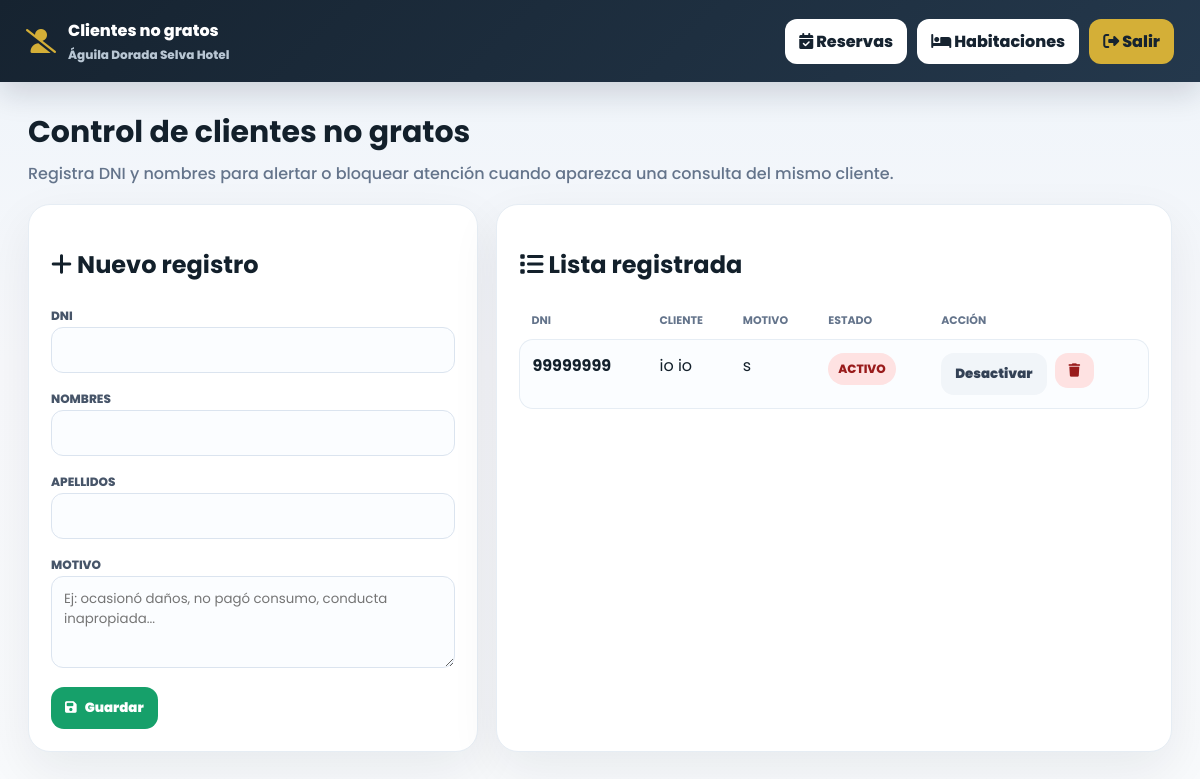
Screenshot of /views/clientes_no_gratos.php (signed in) with the database file from the repository.
### tables this page shows
CREATE TABLE `hoteles` (
  `id_hotel` int(11) NOT NULL,
  `id_plan` int(11) DEFAULT NULL,
  `ruc` varchar(20) NOT NULL,
  `razon_social` varchar(180) NOT NULL,
  `nombre_comercial` varchar(140) NOT NULL,
  `slug` varchar(90) NOT NULL,
  `gestion_por_habitacion` tinyint(1) NOT NULL DEFAULT 0,
  `direccion` varchar(220) DEFAULT NULL,
  `email` varchar(120) DEFAULT NULL,
  `whatsapp` varchar(30) DEFAULT NULL,
  `fecha_inicio_plan` date NOT NULL,
  `fecha_fin_plan` date NOT NULL,
  `estado` enum('ACTIVO','VENCIDO','SUSPENDIDO') NOT NULL DEFAULT 'ACTIVO',
  `fecha_registro` timestamp NULL DEFAULT current_timestamp()
);

CREATE TABLE `clientes_no_gratos` (
  `id_no_grato` int(11) NOT NULL,
  `id_hotel` int(11) NOT NULL,
  `dni` varchar(20) NOT NULL,
  `nombres` varchar(100) NOT NULL,
  `apellidos` varchar(100) DEFAULT NULL,
  `motivo` text NOT NULL,
  `estado` enum('ACTIVO','INACTIVO') NOT NULL DEFAULT 'ACTIVO',
  `fecha_registro` timestamp NULL DEFAULT current_timestamp()
);

### config/auth.php (called while the page is built, shortened)
<?php
function normalizar_rol($rol) {
    $rol = strtolower(trim((string)$rol));
    $aliases = [
        'recepcion' => 'recepcionista',
        'recepción' => 'recepcionista',
        'admin' => 'admin_hotel'
    ];
    return $aliases[$rol] ?? $rol;
}
?>

### views/clientes_no_gratos.php (the view, shortened to what this page needs)
<?php
require_once '../config/auth.php';
$db = (new Database())->connect();
$idHotel = (int)id_hotel_actual();
$esRecepcionista = (normalizar_rol($_SESSION['usuario']['rol'] ?? '') === 'recepcionista');
$stmtHotel = $db->prepare("SELECT nombre_comercial FROM hoteles WHERE id_hotel=? LIMIT 1");
$stmtHotel->execute([$idHotel]);
$hotel = $stmtHotel->fetch(PDO::FETCH_ASSOC) ?: [];
$stmt = $db->prepare("SELECT * FROM clientes_no_gratos WHERE id_hotel=? ORDER BY estado ASC, fecha_registro DESC");
$stmt->execute([$idHotel]);
$rows = $stmt->fetchAll(PDO::FETCH_ASSOC);
?>
<!doctype html><html lang="es"><head><meta charset="utf-8"><meta name="viewport" content="width=device-width,initial-scale=1"><title>Clientes no gratos | CRM Hoteles</title>
<link href="https://fonts.googleapis.com/css2?family=Poppins:wght@400;500;600;700;800&display=swap" rel="stylesheet"><link rel="stylesheet" href="https://cdnjs.cloudflare.com/ajax/libs/font-awesome/6.4.0/css/all.min.css">
</head><body>
<header class="header"><div class="brand"><i class="fa-solid fa-user-slash"></i><div>Clientes no gratos<small><?=htmlspecialchars($hotel['nombre_comercial'] ?? 'Hotel')?></small></div></div><nav class="nav"><a href="recepcion.php"><i class="fa-solid fa-calendar-check"></i> Reservas</a><?php if(!$esRecepcionista): ?><a href="habitaciones.php"><i class="fa-solid fa-bed"></i> Habitaciones</a><?php endif; ?><a class="gold" href="logout.php"><i class="fa-solid fa-right-from-bracket"></i> Salir</a></nav></header>
<main class="wrap"><section class="hero"><h1>Control de clientes no gratos</h1><p>Registra DNI y nombres para alertar o bloquear atención cuando aparezca una consulta del mismo cliente.</p></section>
<div class="grid"><section class="card"><h2><i class="fa-solid fa-plus"></i> Nuevo registro</h2><form method="post" autocomplete="off"><input type="hidden" name="accion" value="crear"><div class="field"><label>DNI</label><input id="dni-no-grato" name="dni" maxlength="12" required autocomplete="off" inputmode="numeric" oninput="this.value=this.value.replace(/[^0-9]/g,'')"><div id="dni-hint" class="hint"></div></div><div class="field"><label>Nombres</label><input id="nombres-no-grato" name="nombres" required autocomplete="off"></div><div class="field"><label>Apellidos</label><input id="apellidos-no-grato" name="apellidos" autocomplete="off"></div><div class="field"><label>Motivo</label><textarea name="motivo" required placeholder="Ej: ocasionó daños, no pagó consumo, conducta inapropiada..."></textarea></div><button class="btn green" type="submit"><i class="fa-solid fa-floppy-disk"></i> Guardar</button></form></section>
<section class="card"><h2><i class="fa-solid fa-list"></i> Lista registrada</h2><div class="table-wrap"><table><thead><tr><th>DNI</th><th>Cliente</th><th>Motivo</th><th>Estado</th><th>Acción</th></tr></thead><tbody><?php foreach($rows as $r): ?><tr><td><b><?=htmlspecialchars($r['dni'])?></b></td><td><?=htmlspecialchars(trim($r['nombres'].' '.$r['apellidos']))?></td><td><?=htmlspecialchars($r['motivo'])?></td><td><span class="badge <?=($r['estado']==='ACTIVO'?'':'off')?>"><?=htmlspecialchars($r['estado'])?></span></td><td class="actions"><form method="post" autocomplete="off"><button class="btn gray" type="submit"><?=$r['estado']==='ACTIVO'?'Desactivar':'Activar'?></button></form><?php if(!$esRecepcionista): ?><form method="post" onsubmit="return confirm('¿Eliminar este registro?')"><button class="btn red" type="submit"><i class="fa-solid fa-trash"></i></button></form><?php endif; ?></td></tr><?php endforeach; ?></tbody></table></div></section></div></main>
</body></html>

### views/clientes_no_gratos.php (style rules this page uses)
:root { --nav:#162330;--gold:#d4af37;--bg:#f4f7fb;--text:#13202b;--muted:#64748b;--line:#e6edf4;--green:#16a06a;--red:#ef4444;--blue:#2563eb }
* { box-sizing:border-box }
body { font-family:Poppins,Arial;background:linear-gradient(180deg,#eef4fa 0,#f7f8fb 45%,#f8fafc 100%);margin:0;color:var(--text) }
.header { background:linear-gradient(135deg,#162330,#24384c);color:white;padding:18px 26px;display:flex;justify-content:space-between;align-items:center;gap:18px;box-shadow:0 12px 30px #0f172a26;position:sticky;top:0;z-index:10 }
.brand { font-weight:800;display:flex;align-items:center;gap:12px }
.brand i { color:var(--gold);font-size:24px }
.brand small { display:block;color:#b8c6d3;font-size:12px;margin-top:3px }
.nav { display:flex;gap:10px;flex-wrap:wrap }
.nav a { background:#fff;color:#162330;text-decoration:none;font-weight:800;border-radius:12px;padding:10px 14px }
.nav a.gold { background:var(--gold) }
.wrap { max-width:1180px;margin:28px auto;padding:0 18px }
.hero h1 { margin:0;font-size:30px }
.hero p { margin:6px 0 18px;color:var(--muted);font-weight:500 }
.grid { display:grid;grid-template-columns:.8fr 1.2fr;gap:18px }
.card { background:white;border:1px solid var(--line);border-radius:22px;padding:22px;box-shadow:0 18px 50px #0f172a12;margin-bottom:20px }
.field { margin-bottom:12px }
.field label { font-size:12px;color:#475569;font-weight:800;text-transform:uppercase }
.field input,.field textarea,.field select { width:100%;padding:12px;border:1px solid #dbe4ef;border-radius:12px;font-family:Poppins;background:#fbfdff;outline:none }
.field textarea { min-height:92px;resize:vertical }
.btn { border:0;border-radius:13px;padding:11px 14px;font-family:Poppins;font-weight:900;cursor:pointer;text-decoration:none;display:inline-flex;align-items:center;gap:8px }
.btn.green { background:var(--green);color:white }
.btn.red { background:#fee2e2;color:#991b1b }
.btn.gray { background:#f1f5f9;color:#334155 }
.table-wrap { overflow:auto }
table { width:100%;border-collapse:separate;border-spacing:0 10px }
th { font-size:11px;text-transform:uppercase;color:#64748b;text-align:left;padding:0 12px }
td { background:#fbfdff;border-top:1px solid var(--line);border-bottom:1px solid var(--line);padding:13px 12px;vertical-align:top }
td:first-child { border-left:1px solid var(--line);border-radius:14px 0 0 14px }
td:last-child { border-right:1px solid var(--line);border-radius:0 14px 14px 0 }
.badge { display:inline-flex;align-items:center;gap:6px;padding:7px 10px;border-radius:999px;font-weight:800;font-size:12px;background:#fee2e2;color:#991b1b }
.actions { display:flex;gap:8px;flex-wrap:wrap }

### rows the page displays
hoteles: nombre_comercial "Águila Dorada Selva Hotel"
clientes_no_gratos: dni "99999999", nombres+apellidos "io io", motivo "s", estado "ACTIVO", shows "Desactivar"
